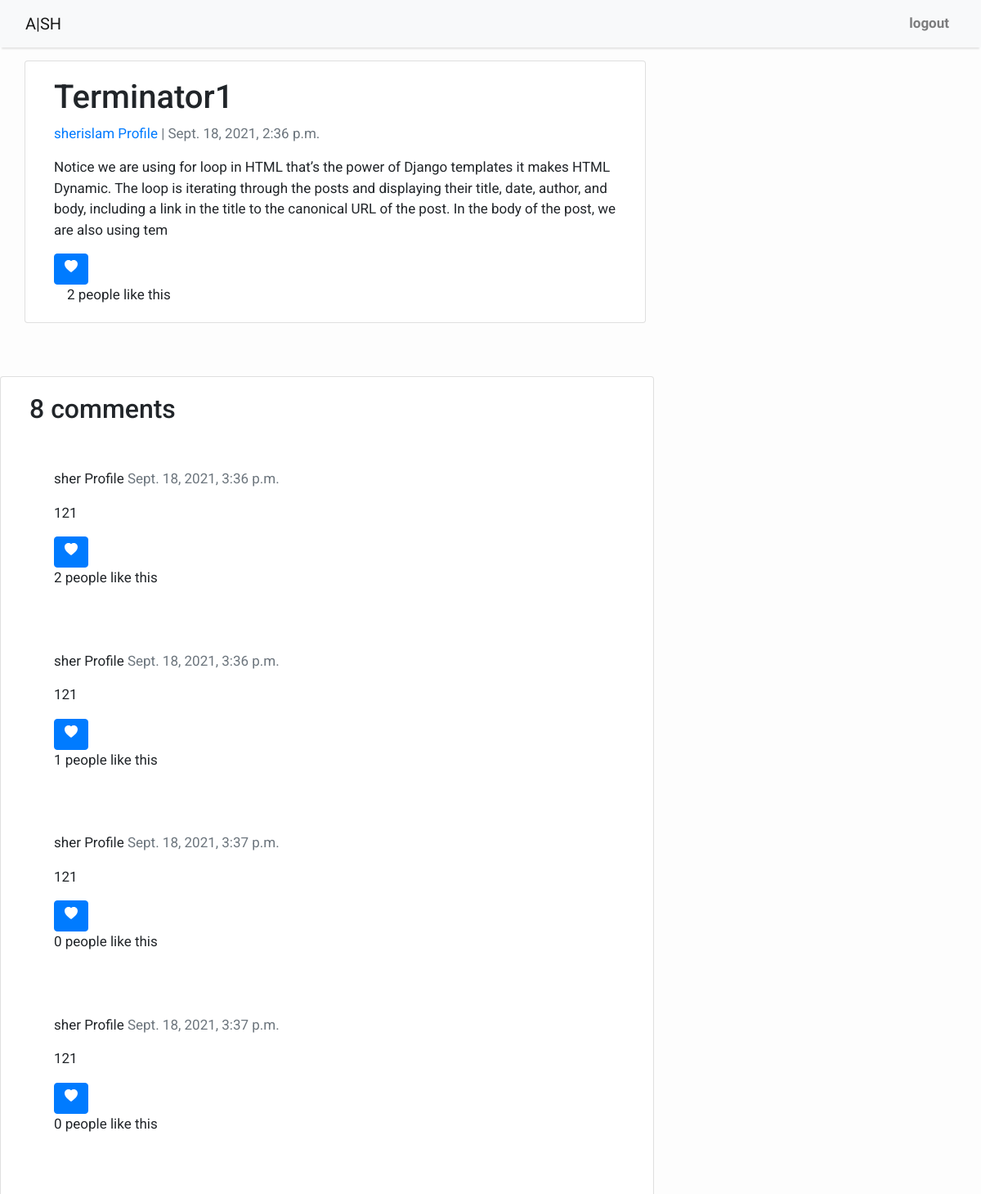
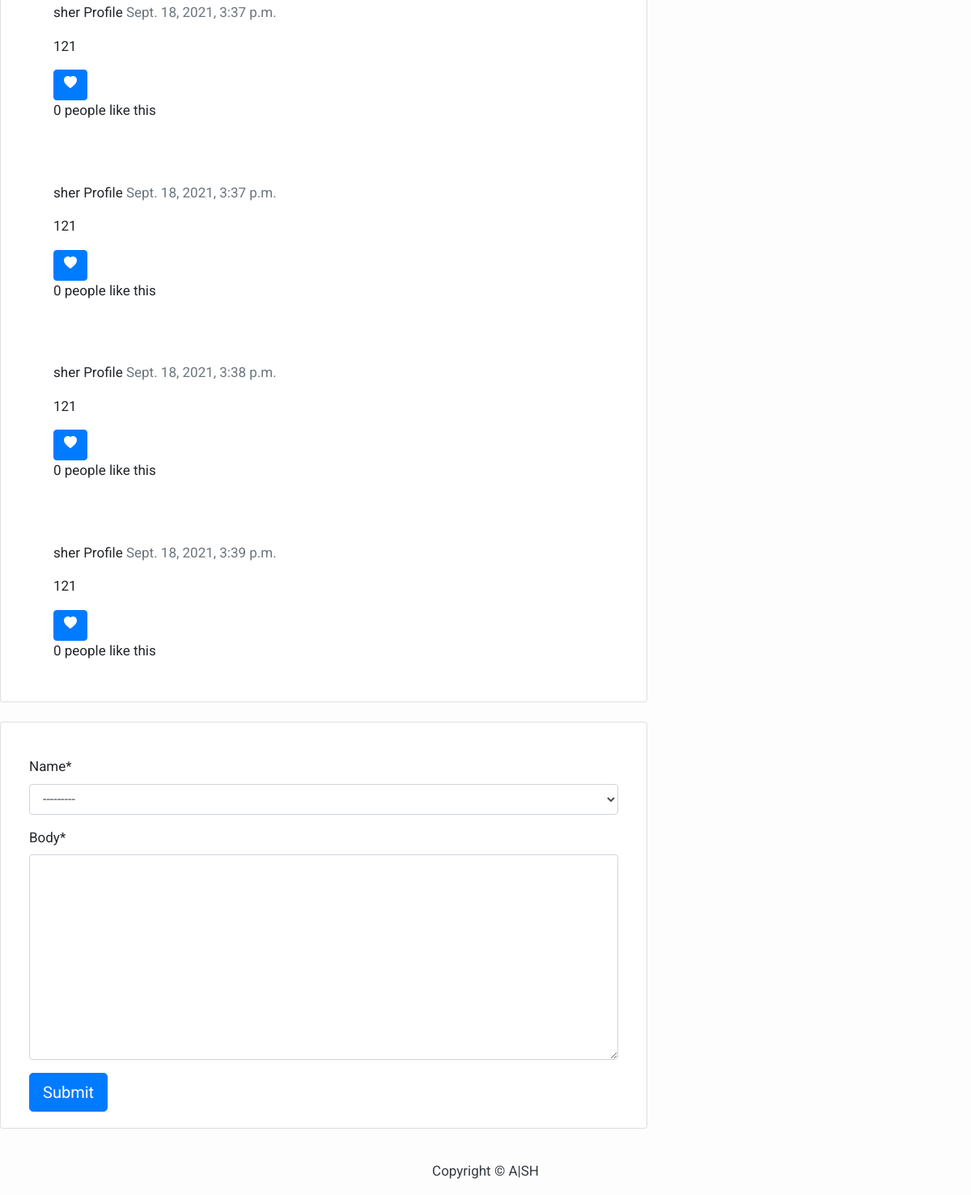
Screenshot of /terminator2/ (signed in) with the database file from the repository (2 pictures, top to bottom).
### posts/models.py (models this page shows, shortened)
class Post(models.Model):
    title = models.CharField(max_length=200, unique=True)
    slug = models.SlugField(max_length=200, unique=True)
    author = models.ForeignKey(User, on_delete= models.CASCADE,related_name='blog_posts')
    updated_on = models.DateTimeField(auto_now= True)
    content = models.TextField()
    created_on = models.DateTimeField(auto_now_add=True)
    status = models.IntegerField(choices=STATUS, default=0)
    class Meta:
        ordering = ['-created_on']

class Comment(models.Model):
    post = models.ForeignKey(Post,on_delete=models.CASCADE,related_name='comments')
    name = models.ForeignKey(User,max_length=80, on_delete=models.CASCADE)
    body = models.TextField()
    created_on = models.DateTimeField(auto_now_add=True)
    active = models.BooleanField(default=False)
    class Meta:
        ordering = ['created_on']

### author/models.py (models this page shows)
class User(AbstractUser):
    following = models.ManyToManyField(
        "self", blank=True, related_name="followers", symmetrical=False
    )
    bio = models.TextField(max_length=200, blank=True, default="Bio")
    website = models.URLField(max_length=200, blank=True)
    def __str__(self):
          return f"{self.username} Profile"

### posts/views.py (the view)
# urls.py: path('<slug:slug>/', views.post_detail, name='post_detail'),
def post_detail(request, slug):
    template_name = 'posts/post_detail.html'
    post = get_object_or_404(Post, slug=slug)
    comments = post.comments.all()
    new_comment = None
    if request.method == 'POST':
        comment_form = CommentForm(data=request.POST)
        if comment_form.is_valid():
            new_comment = comment_form.save(commit=False)
            new_comment.post = post
            new_comment.save()
        if 'like' in request.POST:
            try:
                like = Like.objects.get(user=request.user, post=post)
                like.delete()
            except:
                Like.objects.create(user=request.user, post=post)
        if 'like_comment' in request.POST:
            id = int(request.POST.get('like_comment'))
            comment_object = comments.get(id=id)
            try:
                like = LikeComment.objects.get(user=request.user, comment=comment_object)
                like.delete()
            except:
                LikeComment.objects.create(user=request.user, comment=comment_object)
        return HttpResponseRedirect(reverse('post_detail', args=[str(slug)]))
    else:
        comment_form = CommentForm()
    return render(request, template_name, {'post': post,
                                           'comments': comments,
                                           'comment_form': comment_form})

### posts/forms.py
class CommentForm(forms.ModelForm):
    class Meta:
        model = Comment
        fields = ('name', 'body')

### author/templates/posts/post_detail.html (shortened to what this page needs)
{% extends 'base.html' %} {% block content %}
<div class="container">
    <div class="row">
      <div class="col-md-8 card mb-4  mt-3 left  top">
        <div class="card-body">
          <h1>{% block title %} {{ post.title }} {% endblock title %}</h1>
          <p class=" text-muted"><a href="{% url 'profile' post.author.username %}">{{ post.author }}</a> | {{ post.created_on }}</p>
          <p class="card-text ">{{ post.content | safe }} </p>
          <form method="post">
            <button type="submit" class="btn btn-primary">
                <svg xmlns="http://www.w3.org/2000/svg" width="16" height="16" fill="currentColor"
                     class="bi bi-heart-fill" viewBox="0 0 16 16">
                    <path fill-rule="evenodd"
                          d="M8 1.314C12.438-3.248 23.534 4.735 8 15-7.534 4.736 3.562-3.248 8 1.314z"/>
                </svg>
            </button>
        </form>
        <div class="ml-3">
            </i>{{ post.likes_post.all.count }} people like this
        </div>
        </div>
      </div>
      </div>
    </div>
    <br>
    <div class="col-md-8 card mb-4  mt-3 ">
        <div class="card-body">
          <h2>{{ comments.count }} comments</h2>
          {% for comment in comments %}
          <div class="comments" style="padding: 10px;">
            <p class="font-weight-bold">
                <div class="card-body">
              {{ comment.name }}
              <span class=" text-muted font-weight-normal">
                {{ comment.created_on }}
              </span>
            </p>
            {{ comment.body | linebreaks }}
            <form method="post">
              <button type="submit" class="btn btn-primary">
                  <svg xmlns="http://www.w3.org/2000/svg" width="16" height="16" fill="currentColor"
                       class="bi bi-heart-fill" viewBox="0 0 16 16">
                      <path fill-rule="evenodd"
                            d="M8 1.314C12.438-3.248 23.534 4.735 8 15-7.534 4.736 3.562-3.248 8 1.314z"/>
                  </svg>
              </button>
          </form>
          </i>{{ comment.likes_comment.all.count }} people like this
        </div>
          </div>
          {% endfor %}
      <div class="col-md-8 card mb-4  mt-3 ">
        <div class="card-body">
          {% load crispy_forms_tags %}
<form method="post" style="margin-top: 1.3em;">
          {{ comment_form | crispy }}
          <button name="comments" type="submit" class="btn btn-primary  btn-lg">Submit</button>
 </form>
        </div>
      </div>
{% endblock content %}

### author/templates/base.html (style rules this page uses)
body { font-family: "Roboto", sans-serif; font-size: 17px; background-color: #fdfdfd; }

### rows the page displays
Post: title "Terminator1", author "sherislam Profile", created_on "Sept. 18, 2021, 2:36 p.m.", content "Notice we are using for loop in HTML that’s the power of Django templates it makes HTML Dynamic. The loop is iterating through the posts and displaying their title, date, author, and body, including a link in the title to the canonical URL of the post. In the body of the post, we are also using tem", likes_post.all.count "2", count "8"
Comment: name "sher Profile", created_on "Sept. 18, 2021, 3:36 p.m.", body "121", likes_comment.all.count "2"
Comment: name "sher Profile", created_on "Sept. 18, 2021, 3:36 p.m.", body "121", likes_comment.all.count "1"
Comment: name "sher Profile", created_on "Sept. 18, 2021, 3:37 p.m.", body "121", likes_comment.all.count "0"
Comment: name "sher Profile", created_on "Sept. 18, 2021, 3:37 p.m.", body "121", likes_comment.all.count "0"
Comment: name "sher Profile", created_on "Sept. 18, 2021, 3:37 p.m.", body "121", likes_comment.all.count "0"
Comment: name "sher Profile", created_on "Sept. 18, 2021, 3:37 p.m.", body "121", likes_comment.all.count "0"
Comment: name "sher Profile", created_on "Sept. 18, 2021, 3:38 p.m.", body "121", likes_comment.all.count "0"
Comment: name "sher Profile", created_on "Sept. 18, 2021, 3:39 p.m.", body "121", likes_comment.all.count "0"
